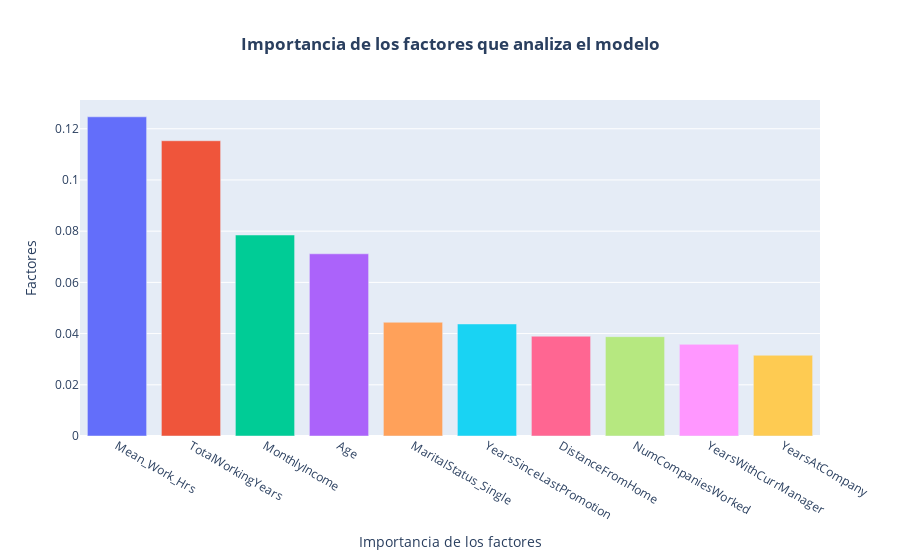

Notebook code for this chart:
### Code cell
fig = px.bar(gboos_var, x='columnas', y='importancia', color = 'columnas',  title ='<b>Importancia de los factores que analiza el modelo<b>')
fig.update_layout(
    xaxis_title = 'Importancia de los factores',
    yaxis_title = 'Factores',
    template = 'plotly',
    title_x = 0.5,
    showlegend=False)

### Figure 1 — Plotly figure (JSON) as saved in the notebook; plotly's stock layout.template omitted (floating-point values rounded to 4 significant figures)
{"data": [{"alignmentgroup": "True", "hovertemplate": "columnas=%{x}<br>importancia=%{y}<extra></extra>", "legendgroup": "Mean_Work_Hrs", "marker": {"color": "#636efa", "pattern": {"shape": ""}}, "name": "Mean_Work_Hrs", "offsetgroup": "Mean_Work_Hrs", "orientation": "v", "showlegend": true, "textposition": "auto", "type": "bar", "x": ["Mean_Work_Hrs"], "xaxis": "x", "y": [0.1247], "yaxis": "y"}, {"alignmentgroup": "True", "hovertemplate": "columnas=%{x}<br>importancia=%{y}<extra></extra>", "legendgroup": "TotalWorkingYears", "marker": {"color": "#EF553B", "pattern": {"shape": ""}}, "name": "TotalWorkingYears", "offsetgroup": "TotalWorkingYears", "orientation": "v", "showlegend": true, "textposition": "auto", "type": "bar", "x": ["TotalWorkingYears"], "xaxis": "x", "y": [0.1153], "yaxis": "y"}, {"alignmentgroup": "True", "hovertemplate": "columnas=%{x}<br>importancia=%{y}<extra></extra>", "legendgroup": "MonthlyIncome", "marker": {"color": "#00cc96", "pattern": {"shape": ""}}, "name": "MonthlyIncome", "offsetgroup": "MonthlyIncome", "orientation": "v", "showlegend": true, "textposition": "auto", "type": "bar", "x": ["MonthlyIncome"], "xaxis": "x", "y": [0.0785], "yaxis": "y"}, {"alignmentgroup": "True", "hovertemplate": "columnas=%{x}<br>importancia=%{y}<extra></extra>", "legendgroup": "Age", "marker": {"color": "#ab63fa", "pattern": {"shape": ""}}, "name": "Age", "offsetgroup": "Age", "orientation": "v", "showlegend": true, "textposition": "auto", "type": "bar", "x": ["Age"], "xaxis": "x", "y": [0.07116], "yaxis": "y"}, {"alignmentgroup": "True", "hovertemplate": "columnas=%{x}<br>importancia=%{y}<extra></extra>", "legendgroup": "MaritalStatus_Single", "marker": {"color": "#FFA15A", "pattern": {"shape": ""}}, "name": "MaritalStatus_Single", "offsetgroup": "MaritalStatus_Single", "orientation": "v", "showlegend": true, "textposition": "auto", "type": "bar", "x": ["MaritalStatus_Single"], "xaxis": "x", "y": [0.04443], "yaxis": "y"}, {"alignmentgroup": "True", "hovertemplate": "columnas=%{x}<br>importancia=%{y}<extra></extra>", "legendgroup": "YearsSinceLastPromotion", "marker": {"color": "#19d3f3", "pattern": {"shape": ""}}, "name": "YearsSinceLastPromotion", "offsetgroup": "YearsSinceLastPromotion", "orientation": "v", "showlegend": true, "textposition": "auto", "type": "bar", "x": ["YearsSinceLastPromotion"], "xaxis": "x", "y": [0.04377], "yaxis": "y"}, {"alignmentgroup": "True", "hovertemplate": "columnas=%{x}<br>importancia=%{y}<extra></extra>", "legendgroup": "DistanceFromHome", "marker": {"color": "#FF6692", "pattern": {"shape": ""}}, "name": "DistanceFromHome", "offsetgroup": "DistanceFromHome", "orientation": "v", "showlegend": true, "textposition": "auto", "type": "bar", "x": ["DistanceFromHome"], "xaxis": "x", "y": [0.03897], "yaxis": "y"}, {"alignmentgroup": "True", "hovertemplate": "columnas=%{x}<br>importancia=%{y}<extra></extra>", "legendgroup": "NumCompaniesWorked", "marker": {"color": "#B6E880", "pattern": {"shape": ""}}, "name": "NumCompaniesWorked", "offsetgroup": "NumCompaniesWorked", "orientation": "v", "showlegend": true, "textposition": "auto", "type": "bar", "x": ["NumCompaniesWorked"], "xaxis": "x", "y": [0.0388], "yaxis": "y"}, {"alignmentgroup": "True", "hovertemplate": "columnas=%{x}<br>importancia=%{y}<extra></extra>", "legendgroup": "YearsWithCurrManager", "marker": {"color": "#FF97FF", "pattern": {"shape": ""}}, "name": "YearsWithCurrManager", "offsetgroup": "YearsWithCurrManager", "orientation": "v", "showlegend": true, "textposition": "auto", "type": "bar", "x": ["YearsWithCurrManager"], "xaxis": "x", "y": [0.03581], "yaxis": "y"}, {"alignmentgroup": "True", "hovertemplate": "columnas=%{x}<br>importancia=%{y}<extra></extra>", "legendgroup": "YearsAtCompany", "marker": {"color": "#FECB52", "pattern": {"shape": ""}}, "name": "YearsAtCompany", "offsetgroup": "YearsAtCompany", "orientation": "v", "showlegend": true, "textposition": "auto", "type": "bar", "x": ["YearsAtCompany"], "xaxis": "x", "y": [0.03153], "yaxis": "y"}], "layout": {"barmode": "relative", "legend": {"title": {"text": "columnas"}, "tracegroupgap": 0}, "showlegend": false, "title": {"text": "<b>Importancia de los factores que analiza el modelo<b>", "x": 0.5}, "xaxis": {"anchor": "y", "categoryarray": ["Mean_Work_Hrs", "TotalWorkingYears", "MonthlyIncome", "Age", "MaritalStatus_Single", "YearsSinceLastPromotion", "DistanceFromHome", "NumCompaniesWorked", "YearsWithCurrManager", "YearsAtCompany"], "categoryorder": "array", "domain": [0, 1], "title": {"text": "Importancia de los factores"}}, "yaxis": {"anchor": "x", "domain": [0, 1], "title": {"text": "Factores"}}}}
